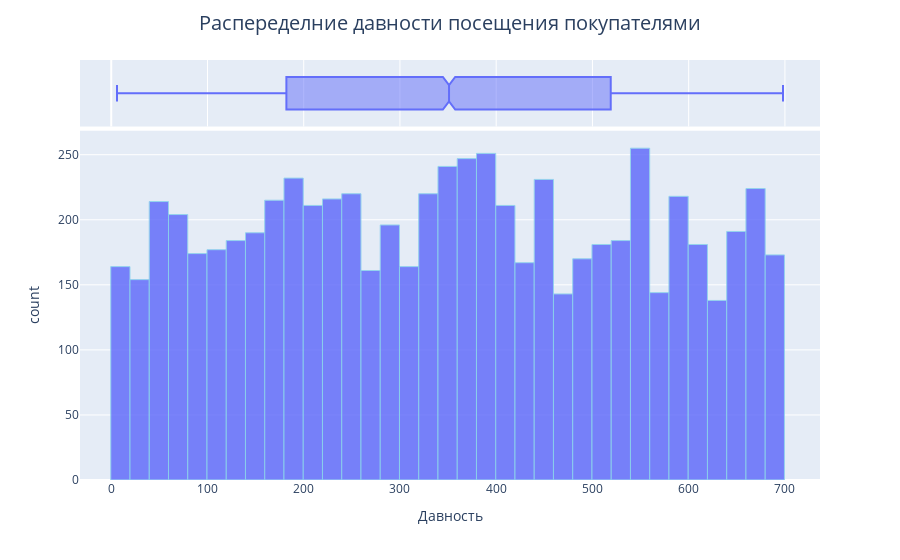

Source (notebook cell):
### Code cell
fig = px.histogram(rfm, x='Давность', opacity=0.85, marginal='box')
fig.update_traces(marker=dict(line=dict(color='skyblue', width=1)))
fig.update_layout(title_text='Распеределние давности посещения покупателями',
                  title_x=0.5, title_font=dict(size=20))
fig.show()

### Figure 1 — Plotly figure (JSON) as saved in the notebook; plotly's stock layout.template omitted (floating-point values rounded to 4 significant figures; data arrays with more than 128 entries replaced by an {"elided": "..."} marker saying what was removed)
{"data": [{"alignmentgroup": "True", "bingroup": "x", "hovertemplate": "Давность=%{x}<br>count=%{y}<extra></extra>", "legendgroup": "", "marker": {"color": "#636efa", "line": {"color": "skyblue", "width": 1}, "opacity": 0.85, "pattern": {"shape": ""}}, "name": "", "offsetgroup": "", "orientation": "v", "showlegend": false, "type": "histogram", "x": {"elided": "6846 int values"}, "xaxis": "x", "yaxis": "y"}, {"alignmentgroup": "True", "hovertemplate": "Давность=%{x}<extra></extra>", "legendgroup": "", "marker": {"color": "#636efa", "line": {"color": "skyblue", "width": 1}}, "name": "", "notched": true, "offsetgroup": "", "showlegend": false, "type": "box", "x": {"elided": "6846 int values"}, "xaxis": "x2", "yaxis": "y2"}], "layout": {"barmode": "relative", "legend": {"tracegroupgap": 0}, "margin": {"t": 60}, "title": {"font": {"size": 20}, "text": "Распеределние давности посещения покупателями", "x": 0.5}, "xaxis": {"anchor": "y", "domain": [0, 1], "title": {"text": "Давность"}}, "xaxis2": {"anchor": "y2", "domain": [0, 1], "matches": "x", "showgrid": true, "showticklabels": false}, "yaxis": {"anchor": "x", "domain": [0, 0.8316], "title": {"text": "count"}}, "yaxis2": {"anchor": "x2", "domain": [0.8416, 1], "matches": "y2", "showgrid": false, "showline": false, "showticklabels": false, "ticks": ""}}}
